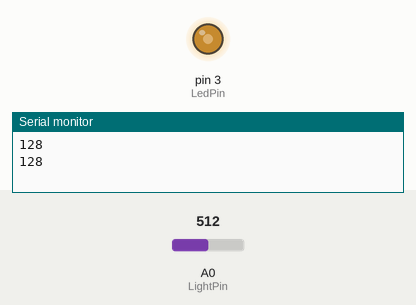
This sketch was run on a simulated Arduino Uno, built with avr-gcc and run on an emulated ATmega328P. Parts: output pins drawn as LEDs (lit = HIGH), the last lines printed to the serial monitor. The inputs (shaded band) are chosen by the test bench; at power-on: A0 (LightPin) = 512.

Above: at 2.8 s.
2.9 s: A0 (LightPin) set to 306
At 5.1 s:
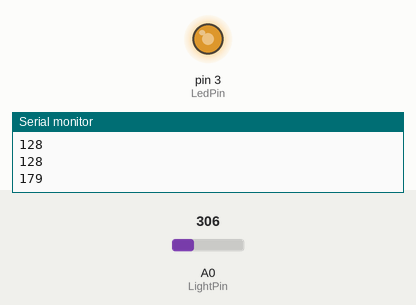
5.6 s: A0 (LightPin) set to 122
At 6.7 s:
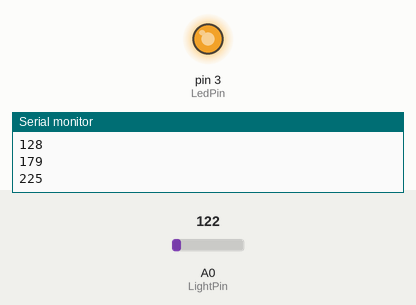
8.3 s: A0 (LightPin) set to 900
At 10.9 s:
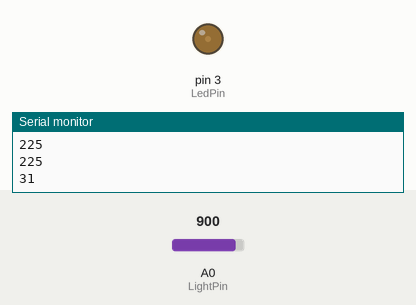
11.5 s: A0 (LightPin) set to 1023
At 12.5 s:
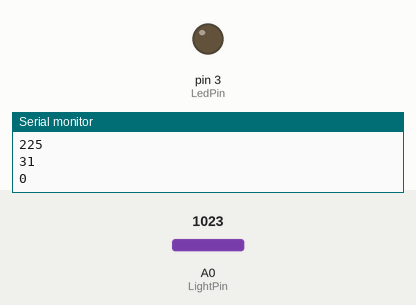
14.2 s: A0 (LightPin) set to 511
At 16.7 s:
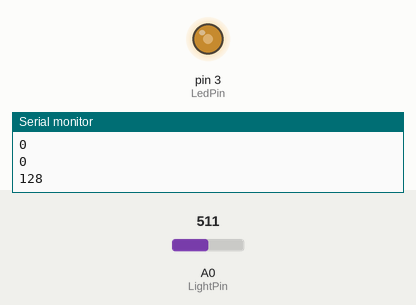
Timing chart, 0 to 18.2 s (numbered marks = the images above; inputs shaded):
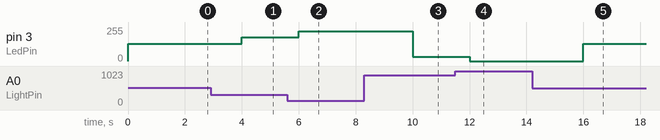

Measured:
- after the input at 2.9 s, pin 3 (LedPin): 128/255 → 179/255 after 1.1 s
- after the input at 5.6 s, pin 3 (LedPin): 179/255 → 225/255 after 0.40 s
- after the input at 8.3 s, pin 3 (LedPin): 225/255 → 31/255 after 1.7 s
- after the input at 11.5 s, pin 3 (LedPin): 31/255 → 0/255 after 0.50 s
- after the input at 14.2 s, pin 3 (LedPin): 0/255 → 128/255 after 1.8 s

The sketch:

auto_light.ino
```cpp
#define LightPin A0
#define LedPin 3

void setup() {
  pinMode(LightPin, INPUT);
  pinMode(LedPin, OUTPUT);
  Serial.begin(9600);
}

void loop() {
  int lightLevel = analogRead(LightPin);
  int brightness = map(lightLevel, 0, 1023, 0, 255);
  brightness=255-brightness;
  analogWrite(LedPin, brightness);
  Serial.println(brightness);

  delay(2000);
}
```
